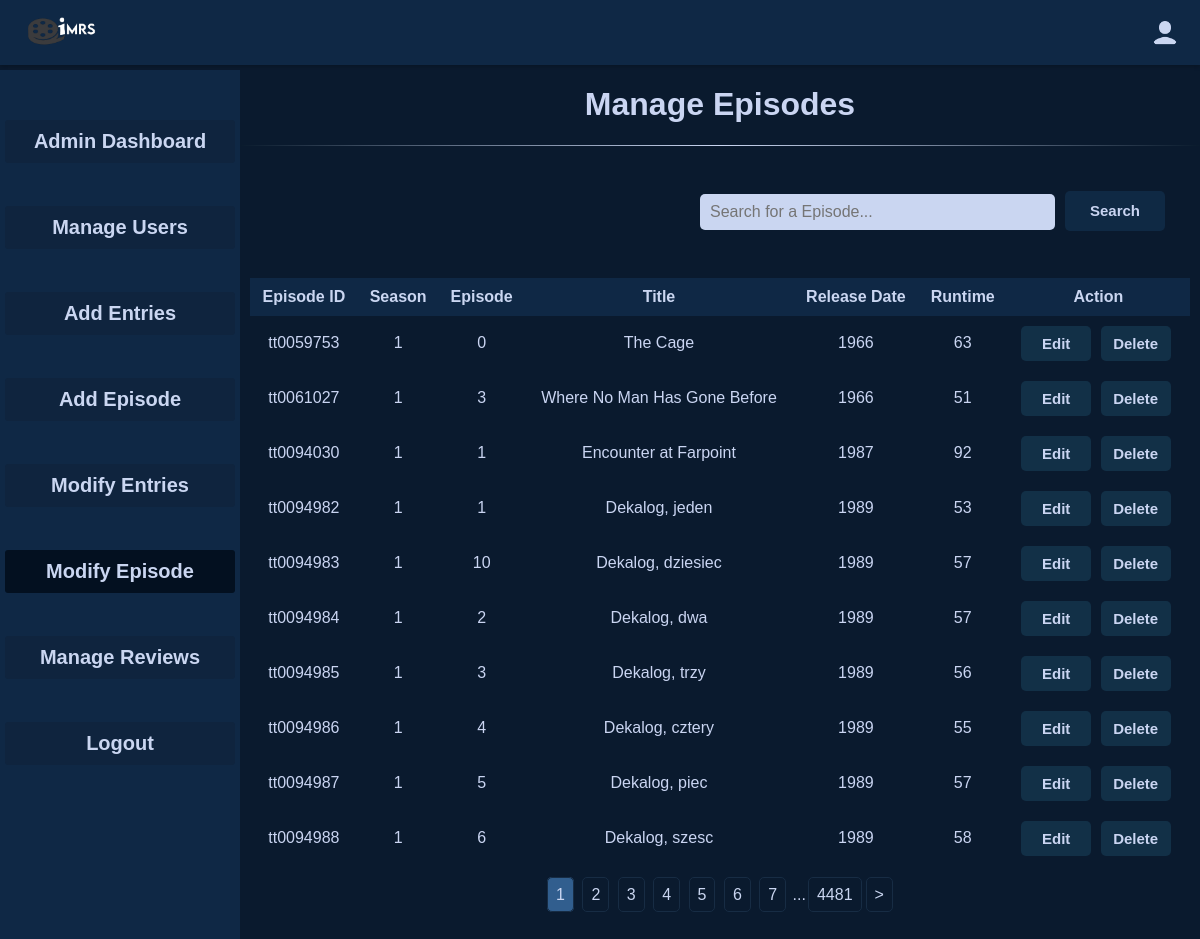
The page /Manage_Episode.php (signed in) on the database its author committed.
### tables this page shows
CREATE TABLE `episodes` (
  `episodeId` varchar(15) NOT NULL,
  `parentId` varchar(15) NOT NULL,
  `season` int DEFAULT NULL,
  `episode` int DEFAULT NULL,
  `title` mediumtext,
  `releaseDate` int DEFAULT NULL,
  `runtime` int DEFAULT NULL,
  PRIMARY KEY (`episodeId`),
  KEY `fk_episodes_1_idx` (`parentId`),
  CONSTRAINT `fk_episodes_1` FOREIGN KEY (`parentId`) REFERENCES `titles` (`id`)
);

### Manage_Episode.php (the view, shortened to what this page needs)
<?php
include 'db_connect.php';
$searchQuery = '';
$stmt = $conn->prepare("SELECT COUNT(*) FROM episodes WHERE title LIKE :searchQuery");
$stmt->execute(['searchQuery' => "%$searchQuery%"]);
$totalRecords = $stmt->fetchColumn();
$recordsPerPage = 10;
$totalPages = ceil($totalRecords / $recordsPerPage);
$currentPage = isset($_GET['page']) ? (int)$_GET['page'] : 1;
$offset = ($currentPage - 1) * $recordsPerPage;
$stmt = $conn->prepare("SELECT * FROM episodes WHERE title LIKE :searchQuery LIMIT :limit OFFSET :offset");
$stmt->bindValue(':searchQuery', "%$searchQuery%", PDO::PARAM_STR);
$stmt->bindValue(':limit', $recordsPerPage, PDO::PARAM_INT);
$stmt->bindValue(':offset', $offset, PDO::PARAM_INT);
$stmt->execute();
$episodes = $stmt->fetchAll(PDO::FETCH_ASSOC);
?>
<!DOCTYPE html>
<html>
<head>
    <link rel="stylesheet" type="text/css" href="Style.css">
</head>
<body>
<div class="header">
    <a href="Home.php"><img src="Illustrations/imrs.png" alt="Logo" class="logo"></a>
    <div class="dropP">
        <?php
        $username = $_SESSION['username'];
        $imageFiles = glob("Profile_Image/$username.*");
        if (!empty($imageFiles)) {
            $imagePath = $imageFiles[0];
            echo "<a href='Profile.php'><img src='$imagePath' alt='User Logo' class='user-logo'></a>";
        } else {
            echo '<a href="Profile.php"><img src="Profile_Image/user.png" alt="User Logo" class="user-logo"></a>';
        }
        ?>
    </div>
</div>
<div style="display: flex">
    <div class="sidebar">
        <a style="margin-top: 50px" href="Admin_Dashboard.php">Admin Dashboard</a><br>
        <a href="Manage_Users.php">Manage Users</a><br>
        <a href="Add_Title.php" >Add Entries</a><br>
        <a href="Add_Episode.php" >Add Episode</a><br>
        <a href="Manage_Entries.php">Modify Entries</a><br>
        <a href="Manage_Episode.php" style="background-color: #031020">Modify Episode</a><br>
        <a href="Manage_reviews.php">Manage Reviews</a><br>
        <a href="Logout.php">Logout</a><br>
    </div>
    <div style="width: 100%">
        <h1>Manage Episodes</h1><hr>
        <form action="Manage_Episode.php" method="get" class="search-bar-container" style="width: 50%; margin-left: 450px;">
            <input type="text" name="title" placeholder="Search for a Episode..." class="search-bar" style="width: 100px">
            <button type="submit" class="search-button" style="width: 100px; margin-top: 25px">Search</button>
        </form>
        <table border='1' align='center' style="width: 100%">
            <tr>
                <th>Episode ID</th>
                <th>Season</th>
                <th>Episode</th>
                <th>Title</th>
                <th>Release Date</th>
                <th>Runtime</th>
                <th>Action</th>
            </tr>
            <?php foreach ($episodes as $episode): ?>
                <tr>
                    <td><?php echo $episode['episodeId']; ?></td>
                    <td><?php echo $episode['season']; ?></td>
                    <td><?php echo $episode['episode']; ?></td>
                    <td><?php echo $episode['title']; ?></td>
                    <td><?php echo $episode['releaseDate']; ?></td>
                    <td><?php echo $episode['runtime']; ?></td>
                    <td>
                        <a href='Manage_Episode.php?edit_id=<?php echo $episode['episodeId']; ?>'><button>Edit</button></a>
                        <a href='Delete_Episode.php?id=<?php echo $episode['episodeId']; ?>'><button>Delete</button></a>
                    </td>
                </tr>
            <?php endforeach; ?>
        </table>
        <?php pagination($currentPage, $totalPages, $searchQuery); ?>
    </div>
</div>
</body>
</html>
<?php
function pagination($currentPage, $totalPages, $searchQuery): void
{
$queryParams = $_GET;
unset($queryParams['page']);
$queryString = http_build_query($queryParams);
echo "<div class='pagination'>";
    $maxPagesToShow = 7;
    $startRange = max(1, $currentPage - floor($maxPagesToShow / 2));
    $endRange = min($totalPages, $startRange + $maxPagesToShow - 1);
    for ($i = $startRange; $i <= $endRange; $i++) {
    echo "<a href='?" . $queryString . "&page=$i' " . ($i == $currentPage ? "class='active'" : "") . ">$i</a> ";
    }
    if ($endRange < $totalPages) {
    if ($endRange < $totalPages - 1) {
    echo "<span>...</span>";
    }
    echo "<a href='?" . $queryString . "&page=$totalPages'>$totalPages</a>";
    }
    if ($currentPage < $totalPages) {
    echo "<a href='?" . $queryString . "&page=" . ($currentPage + 1) . "'>&gt;</a>";
    }
    echo "</div>";
}
?>

### Style.css (style rules this page uses)
body { font-family: "Lexend Deca", sans-serif; background-color: #0a1a2e; color: #cad5f2; margin: 0; padding: 0; text-align: center; }
.header { background-color: #0f2845; padding: 10px 20px; display: flex; justify-content: space-between; align-items: center; max-height: 45px; box-shadow: 0 2px 4px rgba(0, 0, 0, 0.2); }
.logo { width: 100px; height: auto; }
.user-logo { width: 30px; height: auto; border-radius: 50%; margin-top: 5px; }
.search-bar-container { display: flex; align-items: center; }
.search-bar { flex: 1; width: 1000px; margin-top: 20px; margin-right: 10px; margin-left: 10px; padding: 3px 10px; border: none; border-radius: 5px; background-color: #cad6f1; color: #333; font-size: 16px; outline: none; }
.search-button { height: 40px; width: 40px; margin-bottom: 27px; background-color: #0f2944; border: none; cursor: pointer; }
table { width: 70%; border-collapse: separate; border-spacing: 0; border-radius: 5px; overflow: hidden; padding: 10px; border: none; }
td, th { padding: 10px; text-align: center; border: none; }
th { background-color: #0f2845; color: #cad6f1; }
a { text-decoration: none; color: #cad6f1; }
.pagination { margin-top: 10px; margin-bottom: 30px; }
.pagination a { padding: 8px; margin: 2px; border: 1px solid #172c44; border-radius: 5px; text-decoration: none; color: #cad6f1; }
.pagination a.active { background-color: #315e8e; color: #cad6f1; }
input { width: 95%; height: 30px; padding-left: 10px; margin-top: 5px; margin-bottom: 20px; font-size: 100%; border-radius: 5px; background-color: #cad5f2; font-family: Changa, sans-serif; outline: none; }
button { width: 100%; height: 40px; padding: 5px; background-color: #0a1a2e; color: #cad5f2; border: none; border-radius: 5px; cursor: pointer; margin-top: 25px; font-size: large; font-weight: bold; font-family: Candara, sans-serif; }
hr { margin-bottom: 20px; border: 0; height: 1px; background-image: linear-gradient(to right, rgb(10, 27, 45), rgb(202, 214, 241), rgb(10, 27, 45)); }
.dropP { position: relative; }
.sidebar { background-color: #0f2845; margin-top: 5px; height: 3000px; width: 300px; font-weight: bold; font-size: 20px; }
.sidebar a { display: flex; margin: 20px 5px 0 5px; justify-content: center; background-color: #0f243e; padding: 10px; border-radius: 3px; }

### Manage_Episode.php (style rules this page uses)
button { font-size: 15px; background-color: #123047; margin: auto; margin-right: 5px; padding: 0; width: 70px; height: 35px; }
input { width: 300px; }

### rows shown on the page
episodes: episodeId "tt0059753", season "1", episode "0", title "The Cage", releaseDate "1966", runtime "63"
episodes: episodeId "tt0061027", season "1", episode "3", title "Where No Man Has Gone Before", releaseDate "1966", runtime "51"
episodes: episodeId "tt0094030", season "1", episode "1", title "Encounter at Farpoint", releaseDate "1987", runtime "92"
episodes: episodeId "tt0094982", season "1", episode "1", title "Dekalog, jeden", releaseDate "1989", runtime "53"
episodes: episodeId "tt0094983", season "1", episode "10", title "Dekalog, dziesiec", releaseDate "1989", runtime "57"
episodes: episodeId "tt0094984", season "1", episode "2", title "Dekalog, dwa", releaseDate "1989", runtime "57"
episodes: episodeId "tt0094985", season "1", episode "3", title "Dekalog, trzy", releaseDate "1989", runtime "56"
episodes: episodeId "tt0094986", season "1", episode "4", title "Dekalog, cztery", releaseDate "1989", runtime "55"
episodes: episodeId "tt0094987", season "1", episode "5", title "Dekalog, piec", releaseDate "1989", runtime "57"
episodes: episodeId "tt0094988", season "1", episode "6", title "Dekalog, szesc", releaseDate "1989", runtime "58"

### other values the page prints
$totalPages "4481"
